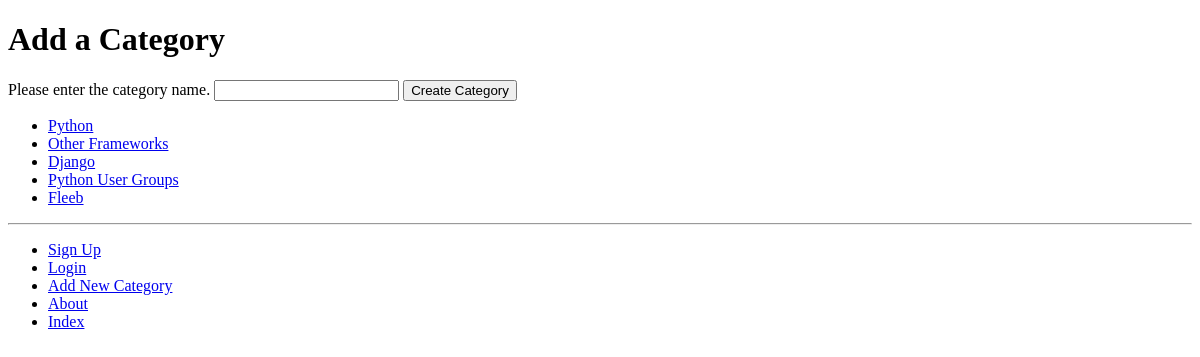
/rango/add_category/, run on an earlier commit of the app's database.
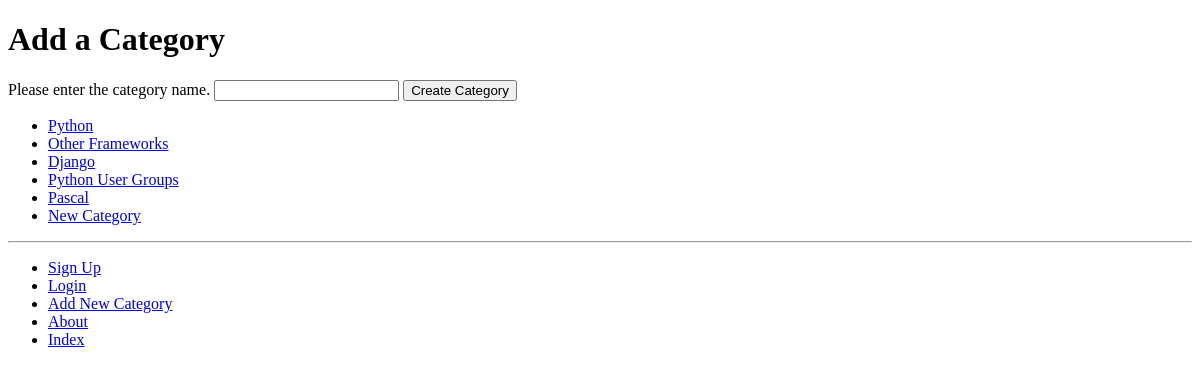
And on a later commit of the database.
### rango/models.py (models this page shows, shortened)
class Category(models.Model):
    name = models.CharField(max_length=128, unique=True)
    views = models.IntegerField(default=0)
    likes = models.IntegerField(default=0)
    slug = models.SlugField(unique=True)
    class Meta:
        verbose_name_plural = 'Categories'

### rango/views.py (the view)
def add_category(request):
    form = CategoryForm()
    if request.method == 'POST':
        form = CategoryForm(request.POST)
        if form.is_valid():
            form.save(commit=True)
        return index(request)
    else:
        print(form.errors)
    return render(request, 'rango/add_category.html', {'form': form})

### rango/forms.py
class CategoryForm(forms.ModelForm):
    name = forms.CharField(max_length=128,
                           help_text="Please enter the category name.")
    views = forms.IntegerField(widget=forms.HiddenInput(), initial=0)
    likes = forms.IntegerField(widget=forms.HiddenInput(), initial=0)
    slug = forms.CharField(widget=forms.HiddenInput(), required=False)
    class Meta:
        model = Category
        fields = ('name',)

### rango/templatetags/rango_template_tags.py (called while the page is built)
@register.inclusion_tag('rango/cats.html')
def get_category_list(cat=None):
    return {'cats': Category.objects.all(), 'act_cat': cat}

### templates/rango/add_category.html (shortened to what this page needs)
{% extends 'rango/base.html' %}
{% load staticfiles %}
{% block body_block %}
	<h1>Add a Category</h1>
	<div>
		<form id="category_form" method="post" action="/rango/add_category/">
			{% for field in form.visible_fields %}
				{{ field.help_text }}
				{{ field }}
			{% endfor %}
			<input type="submit" name="submit" value="Create Category" />
		</form>
	</div>
{% endblock %}

### templates/rango/cats.html
<ul>
{% if cats %}
	{% for c in cats %}
		{% if c == act_cat %}
			<li>
			<strong>
				<a href="{% url 'show_category' c.slug %}">{{ c.name }}</a>
			</strong>
			</li>
		{% else %}
			<li>
				<a href="{% url 'show_category' c.slug %}">{{ c.name }}</a>
			</li>
		{% endif %}
	{% endfor %}
{% else %}
	<li> <strong>There are no categories present.</strong></li>
{% endif %}
</ul>

What changed in the data, as far as the page shows it:
removed Category: name "Fleeb"
added Category: name "Pascal"
added Category: name "New Category"
